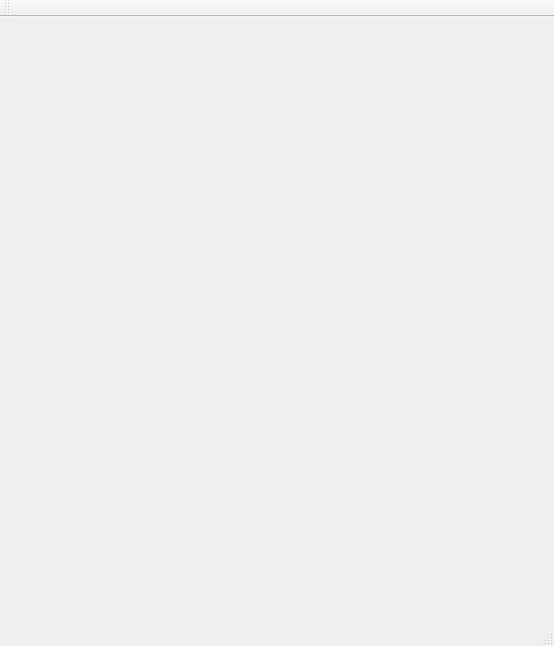
<?xml version="1.0" encoding="UTF-8"?>
<ui version="4.0">
 <class>MainWindow</class>
 <widget class="QMainWindow" name="MainWindow">
  <property name="geometry">
   <rect>
    <x>0</x>
    <y>0</y>
    <width>554</width>
    <height>646</height>
   </rect>
  </property>
  <property name="windowTitle">
   <string>MainWindow</string>
  </property>
  <widget class="QWidget" name="centralWidget">
   <widget class="QCustomPlot" name="thresholdHistogramPlot" native="true">
    <property name="geometry">
     <rect>
      <x>60</x>
      <y>30</y>
      <width>431</width>
      <height>251</height>
     </rect>
    </property>
   </widget>
   <widget class="QCustomPlot" name="clustersHistogramPlot" native="true">
    <property name="geometry">
     <rect>
      <x>60</x>
      <y>300</y>
      <width>431</width>
      <height>251</height>
     </rect>
    </property>
   </widget>
  </widget>
  <widget class="QMenuBar" name="menuBar">
   <property name="geometry">
    <rect>
     <x>0</x>
     <y>0</y>
     <width>554</width>
     <height>22</height>
    </rect>
   </property>
  </widget>
  <widget class="QToolBar" name="mainToolBar">
   <attribute name="toolBarArea">
    <enum>TopToolBarArea</enum>
   </attribute>
   <attribute name="toolBarBreak">
    <bool>false</bool>
   </attribute>
  </widget>
  <widget class="QStatusBar" name="statusBar"/>
 </widget>
 <layoutdefault spacing="6" margin="11"/>
 <customwidgets>
  <customwidget>
   <class>QCustomPlot</class>
   <extends>QWidget</extends>
   <header>qcustomplot.h</header>
   <container>1</container>
  </customwidget>
 </customwidgets>
 <resources/>
 <connections/>
</ui>
